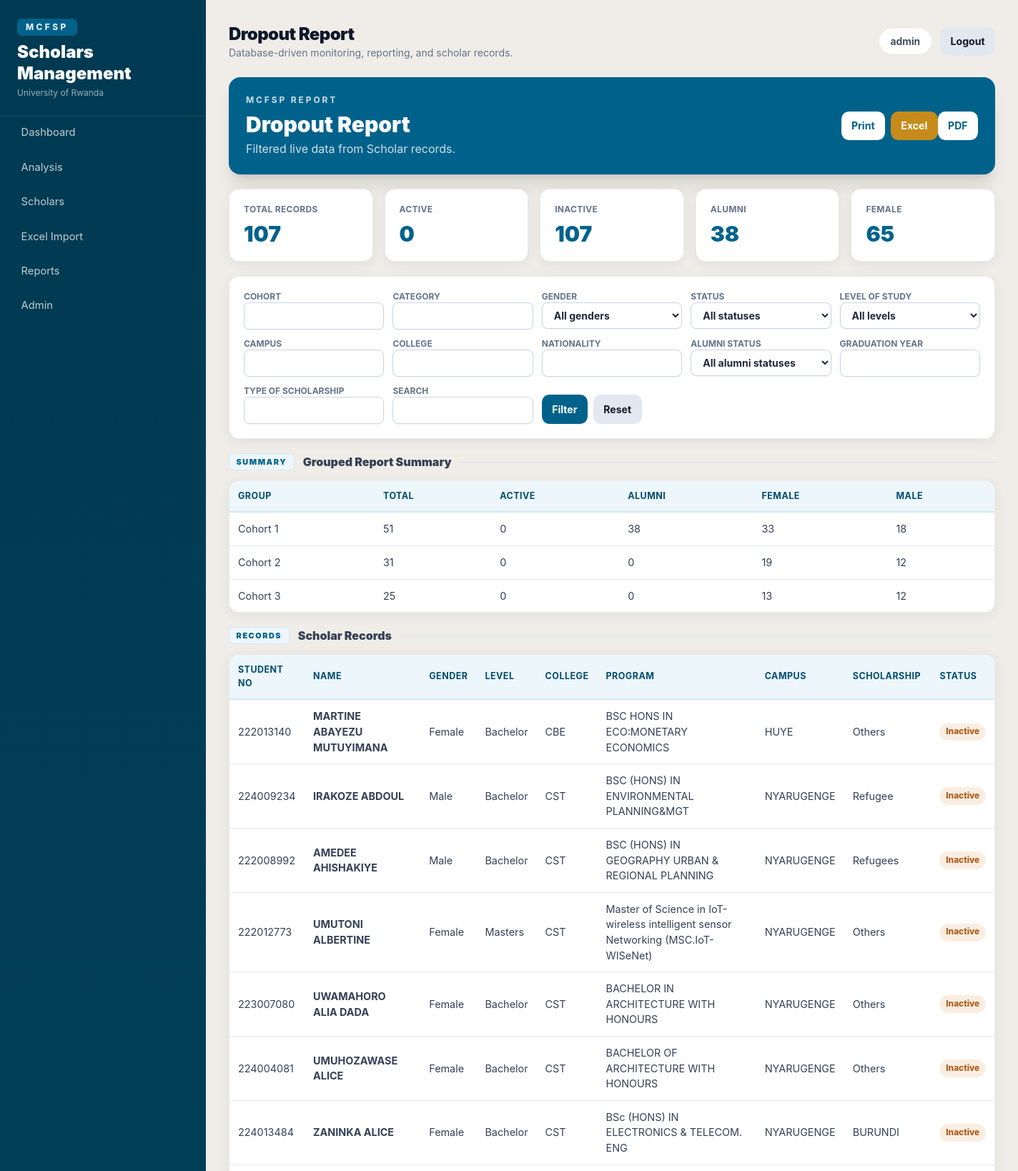
/reports/dropout/ (signed in, upper part), run on the app's committed database.
### scholars/models.py (models this page shows, shortened)
class Scholar(models.Model):
    GENDER_CHOICES = [("Female", "Female"), ("Male", "Male"), ("Other", "Other")]
    STEM_CHOICES = [("STEM", "STEM"), ("Non-STEM", "Non-STEM")]
    LEVEL_CHOICES = [
        ("Bachelor", "Bachelor"),
        ("Masters", "Masters"),
        ("PhD", "PhD"),
        ("Diploma", "Diploma"),
        ("Certificate", "Certificate"),
    ]
    PROGRAM_CHOICES = [("Undergraduate", "Undergraduate"), ("Postgraduate", "Postgraduate")]
    student_no = models.CharField(max_length=60, unique=True, null=True, blank=True)
    first_name = models.CharField(max_length=100)
    last_name = models.CharField(max_length=100)
    gender = models.CharField(max_length=20, choices=GENDER_CHOICES)
    category = models.CharField(max_length=80, blank=True)
    cohort = models.CharField(max_length=20)
    level_of_study = models.CharField(max_length=40, choices=LEVEL_CHOICES)
    campus = models.CharField(max_length=120)
    college = models.CharField(max_length=160)
    nationality = models.CharField(max_length=100)
    program_type = models.CharField(max_length=50, choices=PROGRAM_CHOICES, blank=True)
    program = models.CharField(max_length=200, blank=True)
    program_of_studies = models.CharField(max_length=220, blank=True)
    stem_category = models.CharField(max_length=30, choices=STEM_CHOICES, blank=True)
    is_active = models.BooleanField(default=True)
    is_alumni = models.BooleanField(default=False)
    consider_alumni_as_active = models.BooleanField(default=False)
    expected_graduation_year = models.PositiveIntegerField(null=True, blank=True)
    graduation_year = models.PositiveIntegerField(null=True, blank=True)
    class_year = models.CharField(max_length=20, blank=True)
    intake = models.CharField(max_length=60, blank=True)
    batch = models.CharField(max_length=80, blank=True)
    type_of_scholarship = models.CharField(max_length=120, blank=True)
    region_category = models.CharField(max_length=120, blank=True)
    home_country = models.CharField(max_length=120, blank=True)
    nationality_country = models.CharField(max_length=120, blank=True)
    province = models.CharField(max_length=120, blank=True)
    district = models.CharField(max_length=120, blank=True)
    sector = models.CharField(max_length=120, blank=True)
    cell = models.CharField(max_length=120, blank=True)
    village = models.CharField(max_length=120, blank=True)
    length_of_program = models.CharField(max_length=60, blank=True)
    home_district = models.CharField(max_length=120, blank=True)
    promotion = models.CharField(max_length=120, blank=True)
    accepted_offer_status = models.CharField(max_length=120, blank=True)
    dropout_active_status = models.CharField(max_length=120, blank=True)
    active_status_reason = models.TextField(blank=True)
    replacement = models.CharField(max_length=120, blank=True)
    by_enrollment = models.CharField(max_length=120, blank=True)
    alumni_status = models.CharField(max_length=120, blank=True)
    dob = models.DateField(null=True, blank=True)
    marital_status = models.CharField(max_length=60, blank=True)
    joining_year = models.PositiveIntegerField(null=True, blank=True)
    phone = models.CharField(max_length=50, blank=True)
    email = models.EmailField(unique=True)
    date_of_leaving_program = models.DateField(null=True, blank=True)
    where_is_going = models.CharField(max_length=200, blank=True)
    family_parent_1 = models.CharField(max_length=160, blank=True)
    family_parent_2 = models.CharField(max_length=160, blank=True)
    family_parent_3 = models.CharField(max_length=160, blank=True)
    family_parent_relation_1 = models.CharField(max_length=120, blank=True)
    family_parent_relation_2 = models.CharField(max_length=120, blank=True)
    family_parent_relation_3 = models.CharField(max_length=120, blank=True)
    family_parent_phone_1 = models.CharField(max_length=50, blank=True)
    family_parent_phone_2 = models.CharField(max_length=50, blank=True)
    family_parent_phone_3 = models.CharField(max_length=50, blank=True)
    life_status = models.CharField(max_length=160, blank=True)
    remarks = models.TextField(blank=True)
    created_at = models.DateTimeField(auto_now_add=True)
    updated_at = models.DateTimeField(auto_now=True)
    class Meta:
        ordering = ["last_name", "first_name"]
        indexes = [
            models.Index(fields=["cohort", "category", "gender"]),
            models.Index(fields=["campus", "college"]),
            models.Index(fields=["is_active", "is_alumni"]),
            models.Index(fields=["student_no"]),
            models.Index(fields=["type_of_scholarship"]),
        ]
    @property
    def full_name(self):
        return f"{self.first_name} {self.last_name}"
    @property
    def active_from_dropout_status(self):
        return is_active_dropout_status(self.dropout_active_status)

### reports/views.py (the view)
# urls.py: path("<slug:slug>/", views.report_detail, name="report_detail"),
@login_required
def report_detail(request, slug):
    title, group_field = REPORTS.get(slug, REPORTS["scholars"])
    qs, form = report_queryset(request, slug)
    export = request.GET.get("export")
    if export == "excel":
        return export_excel(title, qs, group_field)
    if export == "pdf":
        return export_pdf(title, qs, group_field)
    total = qs.count()
    active = qs.filter(active_dropout_status_q()).count()
    inactive = qs.filter(inactive_dropout_status_q()).count()
    alumni = qs.filter(is_alumni=True).count()
    female = qs.filter(gender="Female").count()
    summary_cards = [
        ("Total Records", total),
        ("Active", active),
        ("Inactive", inactive),
        ("Alumni", alumni),
        ("Female", female),
    ]
    return render(request, "reports/detail.html", {"title": title, "slug": slug, "filter_form": form, "scholars": qs[:500], "summary": summary_rows(qs, group_field), "summary_cards": summary_cards})

### scholars/forms.py
class ScholarFilterForm(TailwindFormMixin, forms.Form):
    cohort = forms.CharField(required=False)
    category = forms.CharField(required=False)
    gender = forms.ChoiceField(required=False, choices=[("", "All genders")] + Scholar.GENDER_CHOICES)
    status = forms.ChoiceField(required=False, choices=[("", "All statuses"), ("active", "Active"), ("inactive", "Inactive")])
    level_of_study = forms.ChoiceField(required=False, choices=[("", "All levels")] + Scholar.LEVEL_CHOICES)
    campus = forms.CharField(required=False)
    college = forms.CharField(required=False)
    nationality = forms.CharField(required=False)
    alumni_status = forms.ChoiceField(required=False, choices=[("", "All alumni statuses"), ("yes", "Alumni"), ("no", "Not alumni")])
    graduation_year = forms.IntegerField(required=False)
    type_of_scholarship = forms.CharField(required=False)
    q = forms.CharField(required=False, label="Search")
    def __init__(self, *args, **kwargs):
        super().__init__(*args, **kwargs)
        self._style_fields()

### reports/views.py (called while the page is built)
def report_queryset(request, slug):
    qs, form = filter_scholars(Scholar.objects.all(), request.GET)
    if slug == "alumni":
        qs = qs.filter(is_alumni=True)
    elif slug == "dropout":
        qs = qs.filter(inactive_dropout_status_q())
    return qs, form

def summary_rows(qs, group_field):
    if not group_field:
        return []
    if group_field == "inactive":
        group_field = "cohort"
    rows = qs.values(group_field).annotate(
        total=Count("id"),
        active=Count("id", filter=active_dropout_status_q()),
        alumni=Count("id", filter=Q(is_alumni=True)),
        female=Count("id", filter=Q(gender="Female")),
        male=Count("id", filter=Q(gender="Male")),
    ).order_by(group_field)
    return [ [row[group_field], row["total"], row["active"], row["alumni"], row["female"], row["male"]] for row in rows]

### scholars/forms.py (called while the page is built)
    def _style_fields(self):
        for field in self.fields.values():
            classes = field.widget.attrs.get("class", "")
            field.widget.attrs["class"] = f"{classes} {self.base_class}".strip()

### scholars/status.py (called while the page is built)
def normalized_status(value):
    return " ".join(str(value or "").strip().lower().split())

def is_active_dropout_status(value):
    return normalized_status(value) in ACTIVE_DROPOUT_STATUS_VALUES

def active_dropout_status_q():
    query = Q()
    for value in ACTIVE_DROPOUT_STATUS_VALUES:
        query |= Q(dropout_active_status__iexact=value)
    return query

### templates/reports/detail.html (shortened to what this page needs)
{% extends "base.html" %}
{% block page_title %}{{ title }}{% endblock %}
{% block content %}
<section class="rounded-2xl bg-[#00628b] p-6 text-white shadow-xl">
  <div class="flex flex-col gap-3 md:flex-row md:items-center md:justify-between">
    <div>
      <div class="text-xs font-bold uppercase tracking-[0.24em] text-white/80">MCFSP Report</div>
      <h2 class="mt-2 text-3xl font-black">{{ title }}</h2>
      <p class="mt-1 text-white/80">Filtered live data from Scholar records.</p>
    </div>
    <div class="no-print flex flex-wrap gap-2">
      <button type="button" onclick="window.print()" class="btn bg-white text-[#00628b]">Print</button>
      <form method="get"><button name="export" value="excel" class="btn btn-gold">Excel</button><button name="export" value="pdf" class="btn bg-white text-[#00628b]">PDF</button></form>
    </div>
  </div>
</section>
<section class="mt-5 grid gap-4 sm:grid-cols-2 xl:grid-cols-5">
  {% for label,value in summary_cards %}
    <div class="card p-5">
      <div class="text-xs font-bold uppercase tracking-wide text-slate-500">{{ label }}</div>
      <div class="mt-2 text-3xl font-black text-[#00628b]">{{ value }}</div>
    </div>
  {% endfor %}
</section>
<form class="card no-print my-5 grid gap-3 p-5 md:grid-cols-5" method="get">
  {% for field in filter_form %}<label class="text-xs font-bold uppercase text-slate-500">{{ field.label }}{{ field }}</label>{% endfor %}
  <div class="flex items-end gap-2"><button class="btn btn-primary">Filter</button><a class="btn btn-secondary" href="{% url 'report_detail' slug %}">Reset</a></div>
</form>
{% if summary %}
<div class="section-title"><span>Summary</span><span>Grouped Report Summary</span></div>
<div class="card mb-5 overflow-hidden">
  <table class="table w-full">
    <thead><tr><th>Group</th><th>Total</th><th>Active</th><th>Alumni</th><th>Female</th><th>Male</th></tr></thead>
    <tbody>{% for row in summary %}<tr>{% for cell in row %}<td>{{ cell }}</td>{% endfor %}</tr>{% endfor %}</tbody>
  </table>
</div>
{% endif %}
<div class="section-title"><span>Records</span><span>Scholar Records</span></div>
<div class="card overflow-hidden">
  <div class="overflow-x-auto">
    <table class="table w-full">
      <thead><tr><th>Student No</th><th>Name</th><th>Gender</th><th>Level</th><th>College</th><th>Program</th><th>Campus</th><th>Scholarship</th><th>Status</th></tr></thead>
      <tbody>
        {% for scholar in scholars %}
          <tr><td>{{ scholar.student_no|default:"-" }}</td><td class="font-bold">{{ scholar.full_name }}</td><td>{{ scholar.gender }}</td><td>{{ scholar.level_of_study }}</td><td>{{ scholar.college }}</td><td>{{ scholar.program|default:"-" }}</td><td>{{ scholar.campus }}</td><td>{{ scholar.type_of_scholarship|default:scholar.category }}</td><td>{% if scholar.active_from_dropout_status %}<span class="status-badge status-active">Active</span>{% else %}<span class="status-badge status-inactive">Inactive</span>{% endif %}</td></tr>
        {% empty %}<tr><td colspan="9">No records.</td></tr>{% endfor %}
      </tbody>
    </table>
  </div>
</div>
{% endblock %}

### templates/base.html (shortened to what this page needs)
{% load static %}
<!doctype html>
<html lang="en">
<head>
  <script src="https://cdn.tailwindcss.com"></script>
  <link rel="stylesheet" href="{% static 'css/app.css' %}">
</head>
<body class="bg-[#f0ede8] text-slate-900">
  <div class="min-h-screen lg:flex">
    <aside class="no-print sidebar text-white lg:fixed lg:inset-y-0 lg:w-72">
      <div class="px-6 py-6 border-b border-white/10">
        <div class="inline-flex rounded-md bg-[#00628b] px-3 py-1 text-xs font-bold uppercase tracking-[0.28em] text-white shadow-sm">MCFSP</div>
        <div class="mt-2 text-2xl font-black leading-tight">Scholars Management</div>
        <div class="mt-1 text-xs text-white/60">University of Rwanda</div>
      </div>
      <nav class="space-y-1 px-4 pb-6">
        <a class="nav-link" href="{% url 'dashboard' %}">Dashboard</a>
        <a class="nav-link" href="{% url 'analysis' %}">Analysis</a>
        <a class="nav-link" href="{% url 'scholar_list' %}">Scholars</a>
        <a class="nav-link" href="{% url 'import_upload' %}">Excel Import</a>
        <a class="nav-link" href="{% url 'report_index' %}">Reports</a>
        <a class="nav-link" href="{% url 'admin:index' %}">Admin</a>
      </nav>
    </aside>
    <main class="lg:ml-72 flex-1 p-4 sm:p-6 lg:p-8">
      <header class="no-print mb-6 flex flex-col gap-3 sm:flex-row sm:items-center sm:justify-between">
        <div>
          <h1 class="text-2xl font-black tracking-tight">{% block page_title %}Dashboard{% endblock %}</h1>
          <p class="text-sm text-slate-500">Database-driven monitoring, reporting, and scholar records.</p>
        </div>
        <div class="flex items-center gap-3 text-sm">
          {% if user.is_authenticated %}
            <span class="rounded-full bg-white px-4 py-2 font-semibold text-slate-700 shadow-sm">{{ user.username }}</span>
            <form method="post" action="{% url 'logout' %}">{% csrf_token %}<button class="btn btn-secondary">Logout</button></form>
          {% endif %}
        </div>
      </header>
      {% block content %}{% endblock %}
    </main>
  </div>
</body>
</html>

### static/css/app.css (style rules this page uses)
:root { --primary: #00628b; --primary-dark: #004d6e; --primary-deep: #003a52; --primary-mid: #0079aa; --primary-pale: #d0e9f5; --primary-faint:#edf6fb; --gold: #c68b1a; --gold-pale: #fdf3dd; --bg: #f0ede8; --ink: #354055; --muted: #8e9aaa; --mcfsp-blue: #00628b; --mcfsp-teal: #00628b; --mcfsp-gold: #c68b1a; --mcfsp-bg: #f0ede8; --mcfsp-ink: #354055; --mcfsp-muted: #8e9aaa; }
body { font-family: Inter, ui-sans-serif, system-ui, -apple-system, BlinkMacSystemFont, "Segoe UI", sans-serif; }
.sidebar { background: linear-gradient(180deg, var(--primary-deep) 0%, var(--primary-dark) 100%); }
.nav-link { display:flex; align-items:center; gap:.65rem; border-radius:.65rem; padding:.7rem .85rem; color:rgba(255,255,255,.75); font-size:.92rem; transition:background .15s, color .15s; }
.card { border:1px solid rgba(30,40,50,.09); background:#fff; border-radius:14px; box-shadow:0 4px 16px rgba(0,62,90,.07); }
.btn { display:inline-flex; align-items:center; justify-content:center; gap:.4rem; border-radius:.65rem; padding:.62rem .9rem; font-weight:700; font-size:.88rem; transition:filter .15s; }
.btn-primary { background:var(--primary); color:white; }
.btn-secondary { background:#e2e8f0; color:#0f172a; }
.btn-gold { background:var(--gold); color:white; }
.table th { background:var(--primary-faint); color:var(--primary-dark); font-weight:700; text-align:left; padding:.75rem; font-size:.78rem; text-transform:uppercase; letter-spacing:.04em; border-bottom:2px solid var(--primary-pale); }
.table td { border-top:1px solid #e2e8f0; padding:.75rem; font-size:.9rem; color:#334155; }
.status-badge { display:inline-flex; align-items:center; border-radius:999px; padding:.22rem .55rem; font-size:.74rem; font-weight:800; }
.status-inactive { background:#faeee3; color:#b05c1a; }
.section-title { display:flex; align-items:center; gap:.75rem; margin:1.25rem 0 .85rem; }
.section-title span:first-child { background:var(--primary-faint); color:var(--primary); border:1px solid var(--primary-pale); border-radius:.35rem; padding:.18rem .6rem; font-size:.68rem; font-weight:900; letter-spacing:.14em; text-transform:uppercase; }
.section-title span:nth-child(2) { color:var(--ink); font-weight:900; }
.section-title:after { content:""; height:1px; background:var(--primary-pale); flex:1; }

### data on the page
Scholar: student_no "222013140", full_name "MARTINE ABAYEZU MUTUYIMANA", gender "Female", level_of_study "Bachelor", college "CBE", program "BSC HONS IN ECO:MONETARY ECONOMICS", campus "HUYE", type_of_scholarship "Others", shows "Inactive"
Scholar: student_no "224009234", full_name "IRAKOZE ABDOUL", gender "Male", level_of_study "Bachelor", college "CST", program "BSC (HONS) IN ENVIRONMENTAL PLANNING&MGT", campus "NYARUGENGE", type_of_scholarship "Refugee", shows "Inactive"
Scholar: student_no "222008992", full_name "AMEDEE AHISHAKIYE", gender "Male", level_of_study "Bachelor", college "CST", program "BSC (HONS) IN GEOGRAPHY URBAN & REGIONAL PLANNING", campus "NYARUGENGE", type_of_scholarship "Refugees", shows "Inactive"
Scholar: student_no "222012773", full_name "UMUTONI ALBERTINE", gender "Female", level_of_study "Masters", college "CST", program "Master of Science in IoT-wireless intelligent sensor Networking (MSC.IoT-WISeNet)", campus "NYARUGENGE", type_of_scholarship "Others", shows "Inactive"
Scholar: student_no "223007080", full_name "UWAMAHORO ALIA DADA", gender "Female", level_of_study "Bachelor", college "CST", program "BACHELOR IN ARCHITECTURE WITH HONOURS", campus "NYARUGENGE", type_of_scholarship "Others", shows "Inactive"
Scholar: student_no "224004081", full_name "UMUHOZAWASE ALICE", gender "Female", level_of_study "Bachelor", college "CST", program "BACHELOR OF ARCHITECTURE WITH HONOURS", campus "NYARUGENGE", type_of_scholarship "Others", shows "Inactive"
Scholar: student_no "224013484", full_name "ZANINKA ALICE", gender "Female", level_of_study "Bachelor", college "CST", program "BSc (HONS) IN ELECTRONICS & TELECOM. ENG", campus "NYARUGENGE", type_of_scholarship "BURUNDI", shows "Inactive"

### other printed values
{{ title }} "Dropout Report"
{{ user.username }} "admin"
{{ label }} "TOTAL RECORDS" "ACTIVE" "INACTIVE" "ALUMNI" "FEMALE"
{{ value }} "107" "0" "107" "38" "65"
{{ field.label }} "COHORT" "CATEGORY" "GENDER" "STATUS" "LEVEL OF STUDY" "CAMPUS" "COLLEGE" "NATIONALITY" "ALUMNI STATUS" "GRADUATION YEAR" "TYPE OF SCHOLARSHIP" "SEARCH"
{{ cell }} "Cohort 1" "51" "0" "38" "33" "18" "Cohort 2" "31" "0" "0" "19" "12" "Cohort 3" "25" "0" "0" "13" "12"
